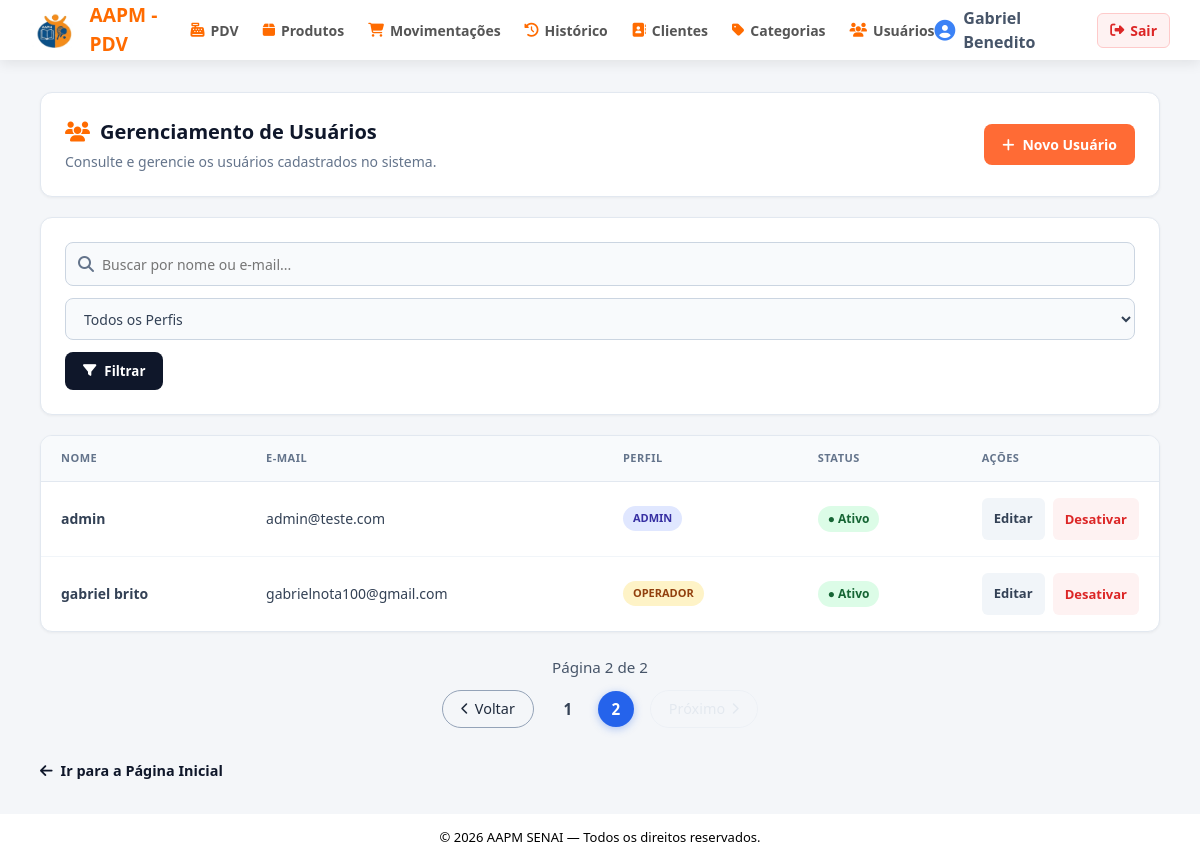
Before: /usuarios/?pagina=2&por_pagina=2&busca=&role= (signed in) with the older database file.
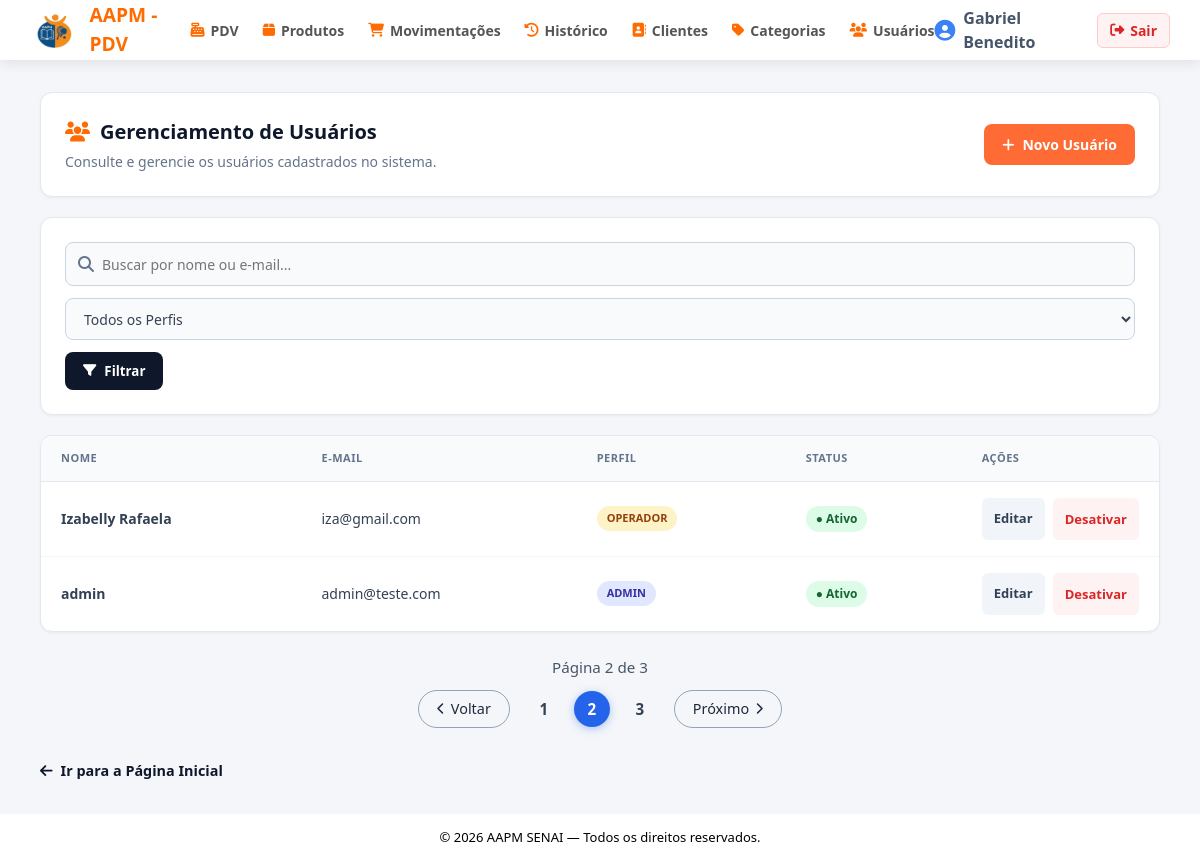
After: the same page with the newer database file.
### app/models/usuarios.py (models this page shows)
class Usuario(Base):
    __tablename__ = "usuarios"
    id = Column(Integer, primary_key=True, autoincrement=True)
    nome = Column(String(100), nullable=False)
    email = Column(String(150), unique=True, nullable=False)
    senha_hash = Column(String(255), nullable=False)
    role = Column(String(20), nullable=False, default="operador")
    ativo = Column(Boolean, default=True)
    criando_em = Column(DateTime, server_default=func.now())

### app/controllers/usuario_controller.py (the view)
@router.get("/")
def listar_usuarios(
    request: Request,
    busca: str = "",
    role: str = "",
    db: Session = Depends(get_db),
    admin = Depends(get_admin),  # bloqueia quem não é admin
    pagina: int = 1,
    por_pagina: int = 2,
):
    query_usuarios = db.query(Usuario)
    if busca.strip():
        termo = f"%{busca.strip()}%"
        query_usuarios = query_usuarios.filter(
            (Usuario.nome.ilike(termo)) | (Usuario.email.ilike(termo))
        )
    if role in ("admin", "operador"):
        query_usuarios = query_usuarios.filter(Usuario.role == role)
    query_usuarios = query_usuarios.order_by(Usuario.nome)
    total_usuarios = query_usuarios.count()
    pagina = max(pagina, 1)
    por_pagina = max(por_pagina, 1)
    total_paginas = math.ceil(total_usuarios / por_pagina) if total_usuarios else 1
    if pagina > total_paginas:
        pagina = total_paginas
    offset = (pagina - 1) * por_pagina
    usuarios = query_usuarios.offset(offset).limit(por_pagina).all()
    intervalo_paginas = gerar_intervalo_paginas(pagina, total_paginas)
    return templates.TemplateResponse(
        request,
        "usuarios/index.html",
        {
            "request":           request,
            "usuario":           admin,            # dados de quem está logado (para navbar)
            "usuarios":          usuarios,         # lista paginada para exibir na tabela
            "busca":             busca,
            "role":              role,
            "pagina":            pagina,
            "por_pagina":        por_pagina,
            "total_paginas":     total_paginas,
            "total_usuarios":    total_usuarios,
            "intervalo_paginas": intervalo_paginas
        }
    )

### app/templates/usuarios/index.html (shortened to what the changed rows need)
{% extends "base.html" %}
{% block content %}
<link rel="stylesheet" href="{{ url_for('static', path='CSS_produtos/index.css') }}">
<div class="page-container">
    <section class="page-card header-card">
        <div class="title-group">
            <h2><i class="fa-solid fa-users"></i> Gerenciamento de Usuários</h2>
        </div>
    </section>
    <div class="card-table">
        {% if usuarios %}
        <table class="data-table">
            <thead>
                <tr>
                    <th>Nome</th>
                    <th>E-mail</th>
                    <th>Perfil</th>
                    <th>Status</th>
                    <th style="width: 180px;">Ações</th>
                </tr>
            </thead>
            <tbody>
                {% for u in usuarios %}
                <tr>
                    <td style="font-weight: 600;">{{ u.nome }}</td>
                    <td>{{ u.email }}</td>
                    <td>
                        <span
                            class="badge-role {% if u.role == 'admin' %}badge-admin{% else %}badge-operador{% endif %}">
                            {{ u.role }}
                        </span>
                    </td>
                    <td>
                        <span class="badge-status {% if u.ativo %}status-ativo{% else %}status-inativo{% endif %}">
                            {% if u.ativo %}● Ativo{% else %}○ Inativo{% endif %}
                        </span>
                    </td>
                    <td>
                        <div class="actions-cell">
                            <a href="/usuarios/{{ u.id }}/editar" class="btn-action btn-edit">Editar</a>
                            <form id="form-usuario-{{ u.id }}" action="/usuarios/{{ u.id }}/toggle-ativo" method="post" style="display: inline;">
                                {% if u.ativo %}
                                <button type="button" class="btn-action btn-toggle-off" title="Desativar usuário"
                                    onclick="abrirModalUsuario('form-usuario-{{ u.id }}', '{{ u.nome }}', 'desativar')">Desativar</button>
                                {% else %}
                                <button type="button" class="btn-action btn-toggle-on" title="Ativar usuário"
                                    onclick="abrirModalUsuario('form-usuario-{{ u.id }}', '{{ u.nome }}', 'ativar')">Ativar</button>
                                {% endif %}
                            </form>
                        </div>
                    </td>
                </tr>
                {% endfor %}
            </tbody>
        </table>
        {% else %}
        <div class="empty-state">
            <p>Nenhum usuário encontrado.</p>
        </div>
        {% endif %}
    </div>
    {% if total_paginas and total_paginas > 1 %}
    <div class="pagination-wrapper">
        <div class="pagination-subtitle">
            Página {{ pagina }} de {{ total_paginas }}
        </div>
        <div class="pagination-container">
            {% if pagina > 1 %}
            <a href="/usuarios/?pagina={{ pagina - 1 }}&por_pagina={{ por_pagina }}&busca={{ busca or '' }}&role={{ role or '' }}" class="btn-page-pill">
                <i class="fa-solid fa-chevron-left icon-sm"></i> Voltar
            </a>
            {% else %}
            <span class="btn-page-pill disabled">
                <i class="fa-solid fa-chevron-left icon-sm"></i> Voltar
            </span>
            {% endif %}
            <div class="pagination-numbers">
                {% for item in intervalo_paginas %}
                {% if item == "..." %}
                <span class="page-dots">...</span>
                {% elif item == pagina %}
                <span class="page-num active">{{ item }}</span>
                {% else %}
                <a href="/usuarios/?pagina={{ item }}&por_pagina={{ por_pagina }}&busca={{ busca or '' }}&role={{ role or '' }}" class="page-num">{{ item }}</a>
                {% endif %}
                {% endfor %}
            </div>
            {% if pagina < total_paginas %}
            <a href="/usuarios/?pagina={{ pagina + 1 }}&por_pagina={{ por_pagina }}&busca={{ busca or '' }}&role={{ role or '' }}" class="btn-page-pill">
                Próximo <i class="fa-solid fa-chevron-right icon-sm"></i>
            </a>
            {% else %}
            <span class="btn-page-pill disabled">
                Próximo <i class="fa-solid fa-chevron-right icon-sm"></i>
            </span>
            {% endif %}
        </div>
    </div>
    {% endif %}
</div>
{% endblock %}

Changed rows visible on the page:
no longer on this page (row unchanged): Usuario: nome "gabriel brito", email "gabrielnota100@gmail.com", role "OPERADOR", ativo "● Ativo"
added Usuario: nome "Izabelly Rafaela", email "iza@gmail.com", role "OPERADOR", ativo "● Ativo"
Other visible differences:
{{ total_paginas }}: "2" → "3"
new list line: "3"
text now shown: "Próximo"
